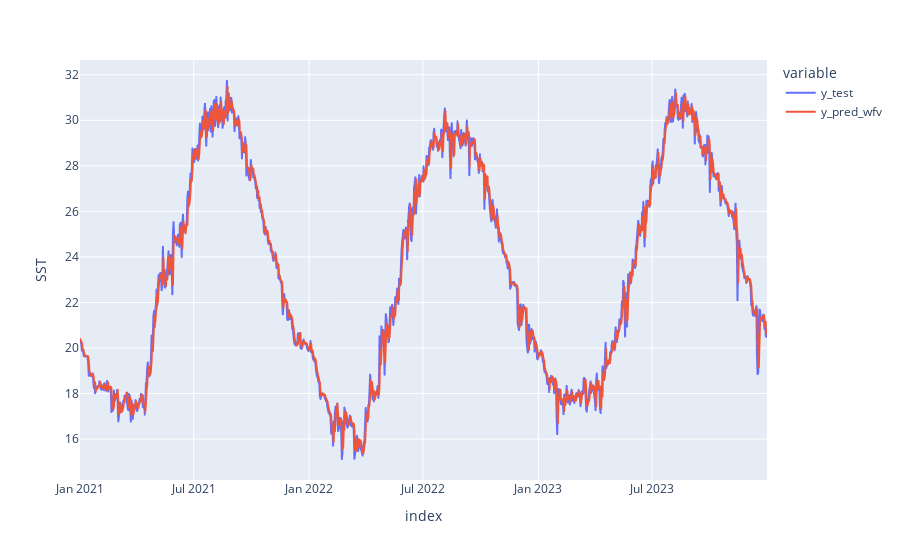

Write notebook code for a chart like this one.
### Markdown cell above
# Plot of the test results

### Code cell
# Create a DataFrame for predictions and actual values
df_predictions = pd.DataFrame({"y_test": y_test, "y_pred_wfv": y_pred_wfv})

fig = px.line(df_predictions, labels={"value":"SST"})
fig.show()

### Figure 1 — Plotly figure (JSON) as saved in the notebook; plotly's stock layout.template omitted (floating-point values rounded to 4 significant figures; data arrays with more than 128 entries replaced by an {"elided": "..."} marker saying what was removed)
{"data": [{"hovertemplate": "variable=y_test<br>index=%{x}<br>SST=%{y}<extra></extra>", "legendgroup": "y_test", "line": {"color": "#636efa", "dash": "solid"}, "marker": {"symbol": "circle"}, "mode": "lines", "name": "y_test", "showlegend": true, "type": "scattergl", "x": {"elided": "1095 str values"}, "xaxis": "x", "y": {"elided": "1095 float values"}, "yaxis": "y"}, {"hovertemplate": "variable=y_pred_wfv<br>index=%{x}<br>SST=%{y}<extra></extra>", "legendgroup": "y_pred_wfv", "line": {"color": "#EF553B", "dash": "solid"}, "marker": {"symbol": "circle"}, "mode": "lines", "name": "y_pred_wfv", "showlegend": true, "type": "scattergl", "x": {"elided": "1095 str values"}, "xaxis": "x", "y": {"elided": "1095 float values"}, "yaxis": "y"}], "layout": {"autosize": true, "legend": {"title": {"text": "variable"}, "tracegroupgap": 0}, "margin": {"t": 60}, "xaxis": {"anchor": "y", "autorange": true, "domain": [0, 1], "range": ["2021-01-01", "2023-12-31"], "showspikes": false, "title": {"text": "index"}, "type": "date"}, "yaxis": {"anchor": "x", "autorange": true, "domain": [0, 1], "range": [14.2, 32.65], "showspikes": false, "title": {"text": "SST"}, "type": "linear"}}}
